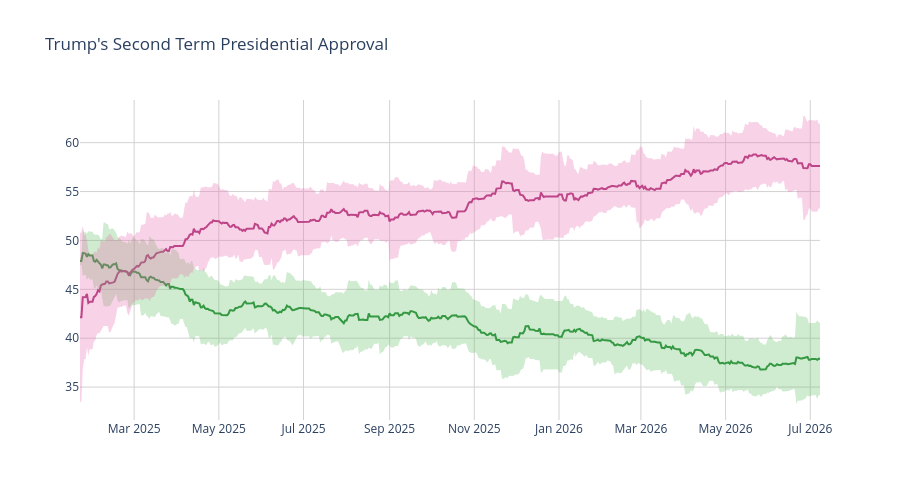

The cell this chart's notebook holds for it:
### Code cell
disappr_ci_hex = "#e86eaf"
appr_ci_hex = "#60be65"
disappr_ci_rgba = "rgba(232, 110, 175, 0.3)"
appr_ci_rgba = "rgba(96, 190, 101, 0.3)"
grid_col = "#d4d2d2"


# Approve
fig = go.Figure(go.Scatter(
    x=pres['end_date'],
    y=pres['approve'],
    hovertemplate="%{y:.2f}%",
    name="<b>Approve</b>",
    line=dict(color="#228833"),
    showlegend=False
))

# Disapprove
fig.add_trace(go.Scatter(
    x=pres['end_date'],
    y=pres['disapprove'],
    hovertemplate="%{y:.2f}%",
    name="<b>Disapprove</b>",
    line=dict(color="#aa3377"),
    showlegend=False
    )
)

# Approve CI
fig.add_traces([

    # Upper bound
    go.Scatter(
        x=pres['end_date'],
        y=pres['approve_upper_ci'],
        marker=dict(color=appr_ci_hex),
        line=dict(width=0),
        mode='lines',
        showlegend=False,
        hoverinfo="skip"
    ),

    # Lower bound
    go.Scatter(
        x=pres['end_date'],
        y=pres['approve_lower_ci'],
        marker=dict(color=appr_ci_hex),
        line=dict(width=0),
        mode='lines',
        fillcolor=appr_ci_rgba,
        fill="tonexty",
        showlegend=False,
        hoverinfo="skip"
    )
])

# Disapprove CI
fig.add_traces([

    # Upper bound
    go.Scatter(
        x=pres['end_date'],
        y=pres['disapprove_upper_ci'],
        marker=dict(color=disappr_ci_hex),
        line=dict(width=0),
        mode='lines',
        showlegend=False,
        hoverinfo="skip"
    ),

    # Lower bound
    go.Scatter(
        x=pres['end_date'],
        y=pres['disapprove_lower_ci'],
        marker=dict(color=disappr_ci_hex),
        line=dict(width=0),
        mode='lines',
        fillcolor=disappr_ci_rgba,
        fill="tonexty",
        showlegend=False,
        hoverinfo="skip"
    )
])

fig.update_layout(
    title=dict(text="Trump's Second Term Presidential Approval"),
    hovermode="x"
)

fig.update_xaxes(gridcolor=grid_col)
fig.update_yaxes(gridcolor=grid_col)

fig.update_layout(hovermode="x", hoverlabel_align="right", plot_bgcolor="rgba(0, 0, 0, 0)", height=500)
fig.show()

### Figure 1 — Plotly figure (JSON) as saved in the notebook; plotly's stock layout.template omitted (floating-point values rounded to 4 significant figures; data arrays with more than 128 entries replaced by an {"elided": "..."} marker saying what was removed)
{"data": [{"hovertemplate": "%{y:.2f}%", "line": {"color": "#228833"}, "name": "<b>Approve</b>", "showlegend": false, "type": "scatter", "x": {"elided": "534 str values"}, "y": {"elided": "534 float values"}}, {"hovertemplate": "%{y:.2f}%", "line": {"color": "#aa3377"}, "name": "<b>Disapprove</b>", "showlegend": false, "type": "scatter", "x": {"elided": "534 str values"}, "y": {"elided": "534 float values"}}, {"hoverinfo": "skip", "line": {"width": 0}, "marker": {"color": "#60be65"}, "mode": "lines", "showlegend": false, "type": "scatter", "x": {"elided": "534 str values"}, "y": {"elided": "534 float values"}}, {"fill": "tonexty", "fillcolor": "rgba(96, 190, 101, 0.3)", "hoverinfo": "skip", "line": {"width": 0}, "marker": {"color": "#60be65"}, "mode": "lines", "showlegend": false, "type": "scatter", "x": {"elided": "534 str values"}, "y": {"elided": "534 float values"}}, {"hoverinfo": "skip", "line": {"width": 0}, "marker": {"color": "#e86eaf"}, "mode": "lines", "showlegend": false, "type": "scatter", "x": {"elided": "534 str values"}, "y": {"elided": "534 float values"}}, {"fill": "tonexty", "fillcolor": "rgba(232, 110, 175, 0.3)", "hoverinfo": "skip", "line": {"width": 0}, "marker": {"color": "#e86eaf"}, "mode": "lines", "showlegend": false, "type": "scatter", "x": {"elided": "534 str values"}, "y": {"elided": "534 float values"}}], "layout": {"height": 500, "hoverlabel": {"align": "right"}, "hovermode": "x", "plot_bgcolor": "rgba(0, 0, 0, 0)", "title": {"text": "Trump's Second Term Presidential Approval"}, "xaxis": {"gridcolor": "#d4d2d2"}, "yaxis": {"gridcolor": "#d4d2d2"}}}
